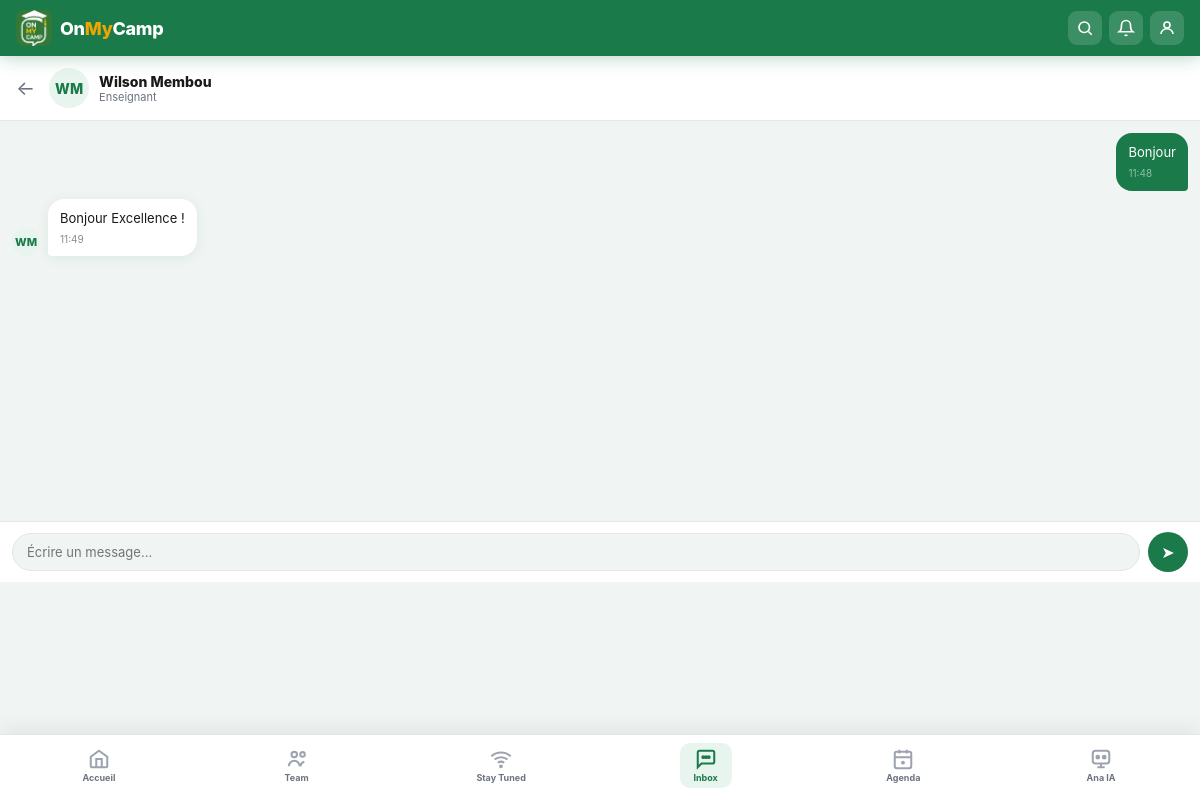
/inbox/2/ (signed in), run on the app's committed database.
### core/models.py (models this page shows, shortened)
class User(AbstractUser):
    ROLE_CHOICES = [
        ('etudiant', 'Étudiant'),
        ('enseignant', 'Enseignant'),
        ('rr', 'Représentant Résident'),
        ('daac', 'DAAC'),
        ('tuteur', 'Tuteur'),
    ]
    PRIVILEGE_CHOICES = [
        ('aucun', 'Aucun'),
        ('delegue', 'Délégué'),
        ('chef_classe', 'Chef de classe'),
        ('extended', 'Extended'),
        ('exclusif', 'Exclusif'),
        ('admin', 'Admin'),
        ('superadmin', 'Super Admin'),
    ]
    matricule   = models.CharField(max_length=20, unique=True, blank=True, null=True)
    role        = models.CharField(max_length=20, choices=ROLE_CHOICES, default='etudiant')
    privilege   = models.CharField(max_length=20, choices=PRIVILEGE_CHOICES, default='aucun')
    bio         = models.TextField(blank=True)
    avatar      = models.ImageField(upload_to='avatars/', blank=True, null=True)
    is_active_campus = models.BooleanField(default=True)

class Message(models.Model):
    conversation = models.ForeignKey(Conversation, on_delete=models.CASCADE, related_name='messages')
    auteur  = models.ForeignKey(User, on_delete=models.CASCADE)
    contenu = models.TextField(blank=True)
    fichier = models.FileField(upload_to='inbox_files/', blank=True, null=True)
    lu      = models.BooleanField(default=False)
    date    = models.DateTimeField(auto_now_add=True)
    class Meta:
        ordering = ['date']

### core/views.py (the view, shortened to what this page needs)
# urls.py: path('inbox/<int:pk>/',           views.conversation_detail, name='conversation_detail'),
@login_required
def conversation_detail(request, pk):
    conv = get_object_or_404(Conversation, pk=pk)
    if request.user not in conv.participants.all():
        return redirect('inbox')
    conv.messages.filter(lu=False).exclude(auteur=request.user).update(lu=True)
    interlocuteur = conv.participants.exclude(pk=request.user.pk).first()
    msgs = conv.messages.select_related('auteur').all()
    ctx = global_context(request, 'inbox')
    ctx.update({'conv': conv, 'interlocuteur': interlocuteur, 'msgs': msgs})
    return render(request, 'core/conversation_detail.html', ctx)

### core/views.py (called while the page is built)
def global_context(request, active_tab=''):
    return {
        'active': active_tab,
        'notif_count': 0,
        'now': timezone.now(),
    }

### templates/core/conversation_detail.html (shortened to what this page needs)
{% extends "base.html" %}
{% block content %}
<div class="chat-header">
  <a href="{% url 'inbox' %}" style="color:var(--muted);font-size:20px;margin-right:4px;">←</a>
  <div class="ch-av">
    {{ interlocuteur.first_name|first|upper }}{{ interlocuteur.last_name|first|upper }}
  </div>
  <div class="ch-info">
    <div class="ch-name">{{ interlocuteur.get_full_name }}</div>
    <div class="ch-role">{{ interlocuteur.get_role_display }}</div>
  </div>
</div>
<div class="messages-zone" id="msgs">
  {% for msg in msgs %}
  <div class="msg-row {% if msg.auteur == request.user %}mine{% endif %}">
    {% if msg.auteur != request.user %}
    <div class="msg-av">
      {{ msg.auteur.first_name|first|upper }}{{ msg.auteur.last_name|first|upper }}
    </div>
    {% endif %}
    <div class="bubble {% if msg.auteur == request.user %}mine{% else %}other{% endif %}">
      {% if msg.contenu %}{{ msg.contenu }}{% endif %}
      <span class="b-time">{{ msg.date|time:"H:i" }}</span>
    </div>
  </div>
  {% empty %}
  <div class="empty-state">
    <div class="e-icon">👋</div>
    <p>Dis bonjour à {{ interlocuteur.first_name }} !</p>
  </div>
  {% endfor %}
</div>
<form method="post" enctype="multipart/form-data" class="msg-input-bar">
  <input type="text" name="contenu" class="msg-input"
    placeholder="Écrire un message..." autocomplete="off">
  <button type="submit" class="send-btn">➤</button>
</form>
{% endblock %}

### data on the page
User: first_name|first "W", last_name|first "M", get_full_name "Wilson Membou", role "Enseignant"
Message: contenu "Bonjour", date "11:48"
Message: auteur.first_name|first "W", auteur.last_name|first "M", contenu "Bonjour Excellence !", date "11:49"
